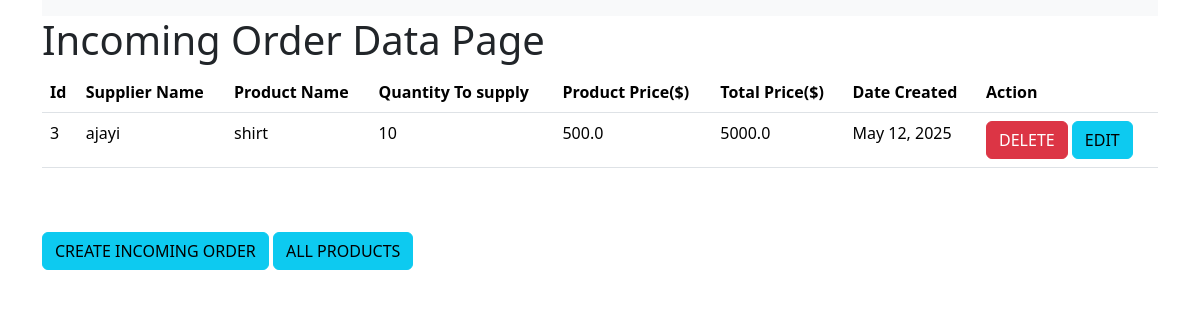
The page /allincomingorders on the database its author committed.
### inventoryapp/models.py (models this page shows, shortened)
class IncomingOrder(models.Model):
    productId = models.ForeignKey(Product, default=0, related_name="incomingorder", on_delete=models.CASCADE)
    supplierId = models.ForeignKey(Supplier, default=0,related_name="incomingorder", on_delete=models.CASCADE)
    quantityToSupply = models.IntegerField()
    productPrice = models.FloatField()
    totalPrice = models.FloatField()
    supplyDate = models.DateField(auto_now_add=True)

class Supplier(models.Model):
    firstName = models.CharField(max_length=45)
    lastName = models.CharField(max_length=45)
    age = models.IntegerField()
    email = models.EmailField()
    phoneNumber = models.IntegerField()
    address = models.CharField(max_length=45)
    date_created = models.DateField(auto_now_add=True)
    def __str__(self):
        return self.firstName

class Product(models.Model):
    name = models.CharField(max_length=30, null=False)
    categoryId = models.ForeignKey(Category, related_name="product", on_delete=models.CASCADE)
    availableQuantity = models.IntegerField(default=0)
    unitPrice = models.FloatField(default=0)
    totalPrice = models.FloatField(default=0)
    date_created = models.DateField(auto_now_add=True)
    def __str__(self):
        return self.name

### inventoryapp/views.py (the view)
# urls.py: path('allincomingorders', views.allincomingorders, name='allincomingorders'),
def allincomingorders(request):
    orders = IncomingOrder.objects.all()
    return render(request, "allincomingorders.html", context={"orders": orders})

### templates/allincomingorders.html (shortened to what this page needs)
<!DOCTYPE html>
<html lang="en">
<head>
     <link href="https://cdn.jsdelivr.net/npm/bootstrap@5.3.2/dist/css/bootstrap.min.css" rel="stylesheet"
>
</head>
<body>
<div class="container">
  <div class="row justify-content-center">
    <div class="col-md-20">
<nav class="navbar bg-dark navbar-expand-lg bg-body-tertiary">
</nav>
  <marquee><h1> Incoming Order Data Page</h1></marquee>
        <table class="table">
          <thead>
            <tr>
                <th scope="col">Id</th>
                <th scope="col">Supplier Name</th>
                <th scope="col">Product Name</th>
                <th scope="col">Quantity To supply</th>
                <th scope="col">Product Price($)</th>
                <th scope="col">Total Price($)</th>
                <th scope="col">Date Created</th>
                <th scope="col">Action</th>
            </tr>
          </thead>
          <tbody>
             {% for order in orders %}
            <tr>
                <td>{{order.id}}</td>
                <td>{{order.supplierId}}</td>
                <td>{{order.productId}}</td>
                <td>{{order.quantityToSupply}}</td>
                <td>{{order.productPrice}}</td>
                <td>{{order.totalPrice}}</td>
                <td>{{order.supplyDate}}</td>
                <td><a href="{% url 'removeincomingorder' order.id %}" class="btn btn-danger">DELETE</a>
                    <a href="#" class="btn btn-info">EDIT</a>
                </td>
            </tr>
            {% endfor %}
          </tbody>
        </table><br><br>
         <a href="{% url 'createincomingorder' %}" class="btn btn-info">CREATE INCOMING ORDER</a>
          <a href="{% url 'allproducts' %}" class="btn btn-info">ALL PRODUCTS</a>
    </div>
  </div>
</div>
</body>
</html>

### rows shown on the page
IncomingOrder: id "3", supplierId "ajayi", productId "shirt", quantityToSupply "10", productPrice "500.0", totalPrice "5000.0", supplyDate "May 12, 2025"
